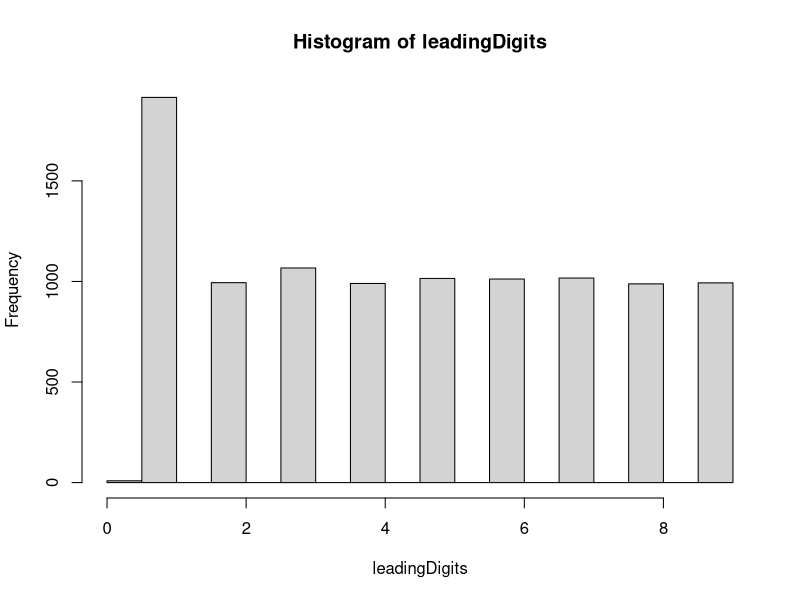

Write R code to recreate this figure.
trim <- function(character) substr(character, 1, 1)

leadingDigitPlot <- function(dataVector){
  strings <- as.character(dataVector)
  leadingDigits <- sapply(strings, trim)
  leadingDigits <- as.integer(leadingDigits)
  hist(leadingDigits)
}

data <- runif(10000, 0, 1100)
data <- round(data, 2)
leadingDigitPlot(data)